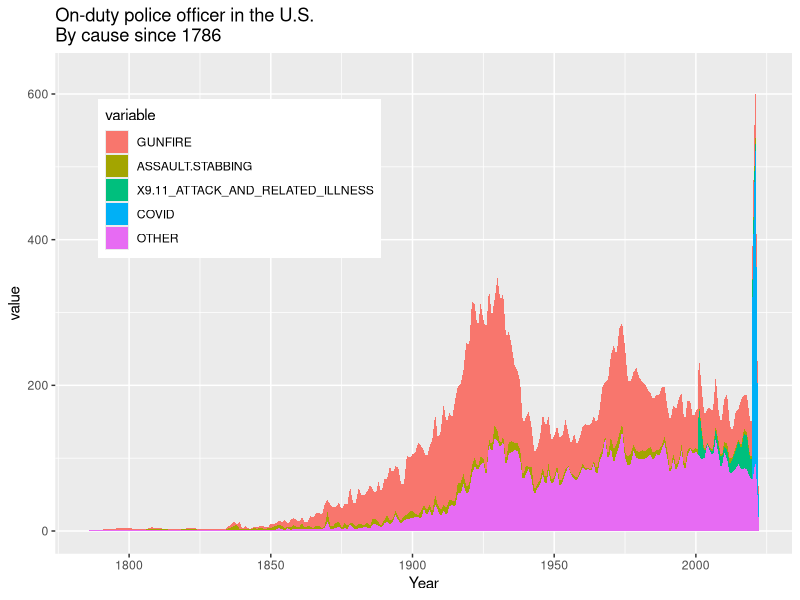
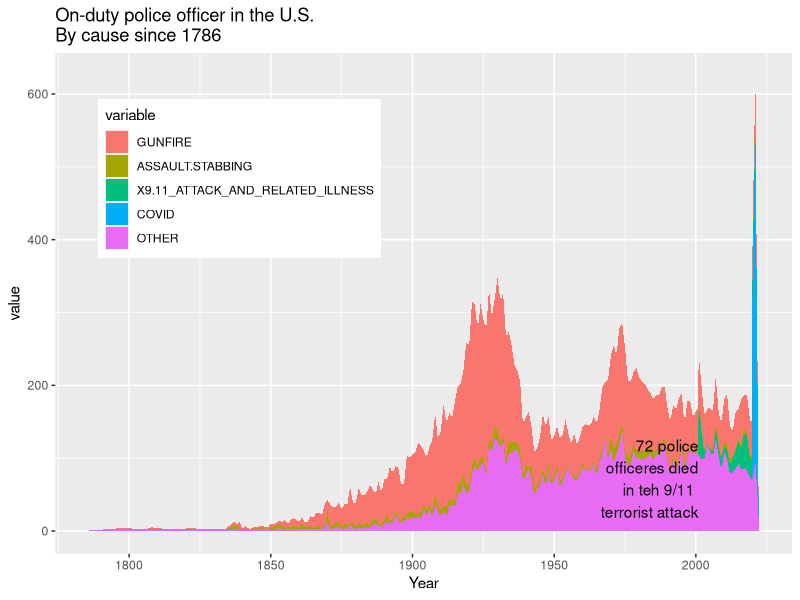

Write R code to recreate these figures, in order.
## ---- chunk 1
# load a few R packages
library(here)
library(knitr)
library(dplyr)
library(tidyr)
library(skimr)
library(haven)
library(memisc)
library(ggplot2)
library(reshape)
library(ggthemes)
## ---- chunk 2
lawdata<-read.csv("data/lawenforcementdata.csv")
## ---- chunk 3
message=FALSE
summary(lawdata)
## ---- chunk 4
data_long1<-melt(lawdata, id.vars=c("Year"))
## ---- chunk 5
data_long1
## ---- chunk 6
ggplot(data_long1,aes(x=Year,y=value, fill=variable))+geom_area()+
ggtitle("On-duty police officer in the U.S. 
By cause since 1786") + theme(legend.position=c(.25,.75))
## ---- chunk 7
ggplot(data_long1,aes(x=Year,y=value, fill=variable))+geom_area()+
ggtitle("On-duty police officer in the U.S. 
By cause since 1786") + theme(legend.position=c(.25,.75)) + theme(legend.title=element_blank()+ theme_fivethirtyeight())+ annotate(geom="text",x=2001,y=72, label ="72 police
                                                                                                                                   officeres died
                                                                                                                                   in teh 9/11 
                                                                                                                                   terrorist attack", hjust="top")
